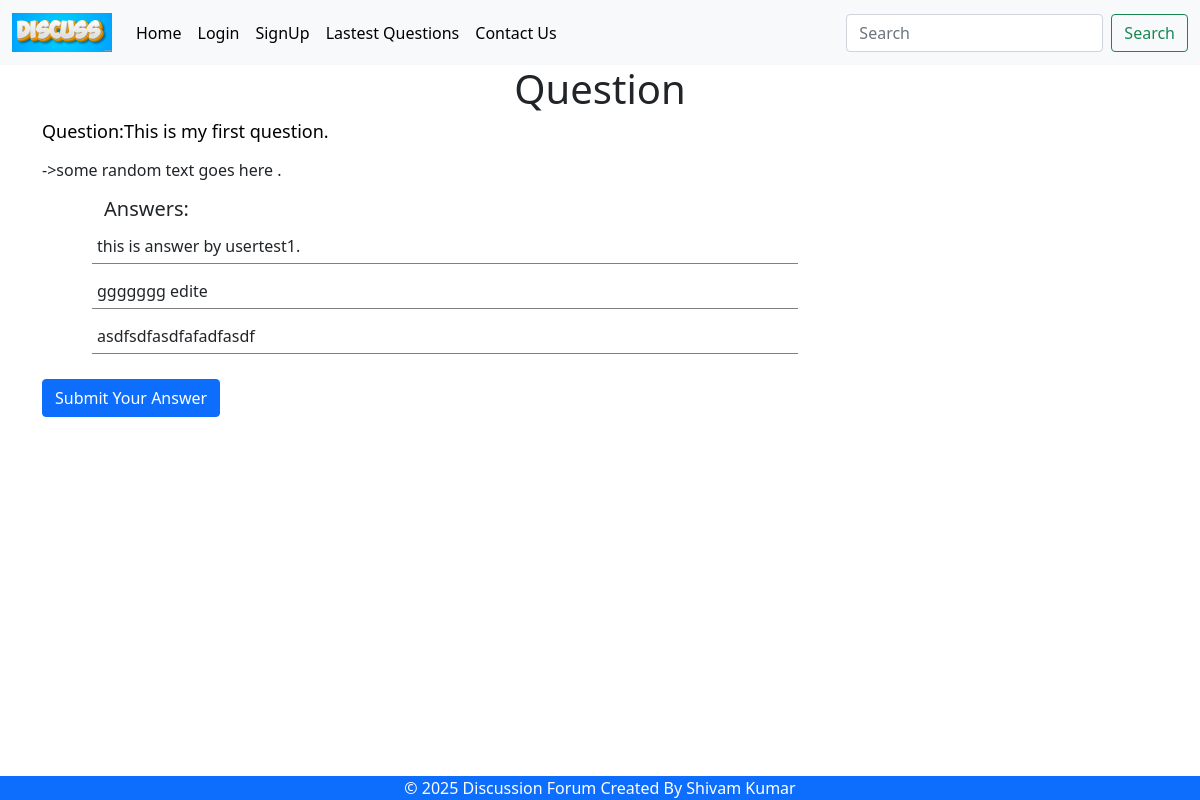
/?q_id=25, run on the app's committed database.
### tables this page shows
CREATE TABLE `questions` (
  `id` int(10) NOT NULL,
  `title` varchar(100) NOT NULL,
  `description` varchar(300) NOT NULL,
  `category_id` int(10) NOT NULL,
  `user_id` int(10) NOT NULL
);

CREATE TABLE `answers` (
  `id` int(10) NOT NULL,
  `answer` varchar(300) NOT NULL,
  `question_id` int(10) NOT NULL,
  `user_id` int(10) NOT NULL
);

### client/answers.php (the view, shortened to what this page needs)
<div class="container">
    <div class="offset-sm-1 margin-bottom-15">
        <h5>Answers:</h5>
<?php
$query =$conn->prepare("select * from answers where question_id = ?;");
$query->bind_param("s",$q_id);
$query->execute();
$result = $query->get_result();
foreach($result as $row){
    $answer =$row["answer"];
    echo "<div class='row'>
    <p class='answer-wrapper my-answer'>$answer";
    echo "</p></div>";
}
?>
</div>
</div>

### client/question-details.php (shortened to what this page needs)
<div class="container">
    <h1 class="heading">Question</h1>
    <div class="col-8">
        <?php
            @include('./common/db.php');
            $q_id = $_GET['q_id'];
            $query = "select * from questions where id = $q_id";
            $result = $conn->query($query);
            $row = $result->fetch_assoc();
            echo '<div class="row">';
            echo "<h4 class='margin-bottom-15 question-title my-question '>Question:".$row["title"];
        echo "</h4>";
            echo "<p class='margin-bottom-15'>"."->".$row['description'].'</p>';
            @include('answers.php');
        ?>
     <?php if (isset($_SESSION['user'])) {?>
        <form action="./server/requests.php" method ='post'>
            <input type="hidden" name="q_id" value ="<?php echo$q_id ?>">
        <textarea class="form-control margin-bottom-15" name="answer" id="answer" required></textarea>
        <button class="btn btn-primary">Submit Your Answer</button>
        </form>
        <?php
        }else {
            ?>
           <a href="?login=true"> <button class="btn btn-primary">Submit Your Answer</button></a>
        <?php }?>
    </div>
</div>

### public/style.css (style rules this page uses)
a { color:black !important; }
.margin-bottom-15 { margin-bottom:15px; }
.heading { text-align:center; }
.question-list a , .question-title { font-size:18px; text-decoration:none; color : black !important; }
.answer-wrapper { border-bottom: 1px solid grey; margin-bottom :10px; padding :5px; }
.my-question,.my-answer { display:flex; justify-content: space-between; }

### data on the page
questions: title "This is my first question.", description "some random text goes here ."
answers: answer "this is answer by usertest1."
answers: answer "ggggggg edite"
answers: answer "asdfsdfasdfafadfasdf"
